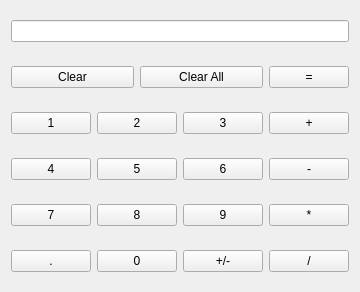
<?xml version="1.0" encoding="UTF-8"?>
<ui version="4.0">
 <class>Widget</class>
 <widget class="QWidget" name="Widget">
  <property name="geometry">
   <rect>
    <x>0</x>
    <y>0</y>
    <width>336</width>
    <height>311</height>
   </rect>
  </property>
  <property name="windowTitle">
   <string>calculator3</string>
  </property>
  <layout class="QGridLayout" name="gridLayout" rowminimumheight="40,40,40,40,40,40">
   <property name="sizeConstraint">
    <enum>QLayout::SetFixedSize</enum>
   </property>
   <item row="5" column="0">
    <widget class="QPushButton" name="pointBtn">
     <property name="text">
      <string>.</string>
     </property>
    </widget>
   </item>
   <item row="1" column="4">
    <widget class="QPushButton" name="equalBtn">
     <property name="text">
      <string>=</string>
     </property>
    </widget>
   </item>
   <item row="2" column="0">
    <widget class="QPushButton" name="digitBtn1">
     <property name="text">
      <string>1</string>
     </property>
    </widget>
   </item>
   <item row="1" column="2" colspan="2">
    <widget class="QPushButton" name="clearAllBtn">
     <property name="text">
      <string>Clear All</string>
     </property>
    </widget>
   </item>
   <item row="1" column="0" colspan="2">
    <widget class="QPushButton" name="clearBtn">
     <property name="text">
      <string>Clear</string>
     </property>
    </widget>
   </item>
   <item row="2" column="1" colspan="2">
    <widget class="QPushButton" name="digitBtn2">
     <property name="text">
      <string>2</string>
     </property>
    </widget>
   </item>
   <item row="2" column="3">
    <widget class="QPushButton" name="digitBtn3">
     <property name="text">
      <string>3</string>
     </property>
    </widget>
   </item>
   <item row="3" column="1" colspan="2">
    <widget class="QPushButton" name="digitBtn5">
     <property name="text">
      <string>5</string>
     </property>
    </widget>
   </item>
   <item row="3" column="0">
    <widget class="QPushButton" name="digitBtn4">
     <property name="text">
      <string>4</string>
     </property>
    </widget>
   </item>
   <item row="2" column="4">
    <widget class="QPushButton" name="addBtn">
     <property name="text">
      <string>+</string>
     </property>
    </widget>
   </item>
   <item row="4" column="4">
    <widget class="QPushButton" name="multiplicationBtn">
     <property name="text">
      <string>*</string>
     </property>
    </widget>
   </item>
   <item row="4" column="0">
    <widget class="QPushButton" name="digitBtn7">
     <property name="text">
      <string>7</string>
     </property>
    </widget>
   </item>
   <item row="4" column="1" colspan="2">
    <widget class="QPushButton" name="digitBtn8">
     <property name="text">
      <string>8</string>
     </property>
    </widget>
   </item>
   <item row="4" column="3">
    <widget class="QPushButton" name="digitBtn9">
     <property name="text">
      <string>9</string>
     </property>
    </widget>
   </item>
   <item row="3" column="3">
    <widget class="QPushButton" name="digitBtn6">
     <property name="text">
      <string>6</string>
     </property>
    </widget>
   </item>
   <item row="3" column="4">
    <widget class="QPushButton" name="subtractionBtn">
     <property name="text">
      <string>-</string>
     </property>
    </widget>
   </item>
   <item row="5" column="1" colspan="2">
    <widget class="QPushButton" name="digitBtn0">
     <property name="text">
      <string>0</string>
     </property>
    </widget>
   </item>
   <item row="5" column="3">
    <widget class="QPushButton" name="signBtn">
     <property name="text">
      <string>+/-</string>
     </property>
    </widget>
   </item>
   <item row="5" column="4">
    <widget class="QPushButton" name="divisionBtn">
     <property name="text">
      <string>/</string>
     </property>
    </widget>
   </item>
   <item row="0" column="0" colspan="5">
    <widget class="QLineEdit" name="lineEdit">
     <property name="sizePolicy">
      <sizepolicy hsizetype="Expanding" vsizetype="Maximum">
       <horstretch>0</horstretch>
       <verstretch>5</verstretch>
      </sizepolicy>
     </property>
     <property name="alignment">
      <set>Qt::AlignRight|Qt::AlignTrailing|Qt::AlignVCenter</set>
     </property>
     <property name="readOnly">
      <bool>true</bool>
     </property>
    </widget>
   </item>
  </layout>
 </widget>
 <layoutdefault spacing="6" margin="11"/>
 <resources/>
 <connections/>
</ui>
